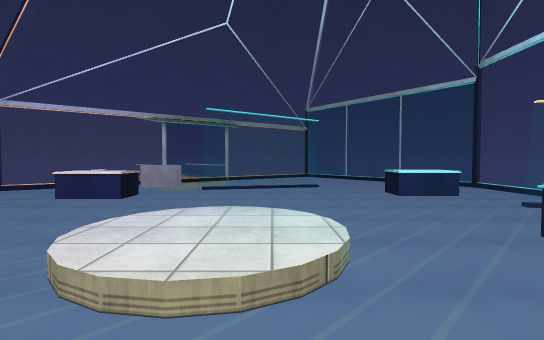
view 1 (above)

13 first-person views from a walk through a scene from a Unity 3-D project. The camera is 1.5 m above the floor, tilts 2° down and sees 85° across. The floor is counted in squares, 2 m on a side. Each view is taken from the middle of a square. On the plan, view 1 faces up. The plan holds only what a view shows up to about 10 squares ahead; the rest is blank. The player character is not drawn. Surface patterns are stand-ins for the level's own textures.

view 2
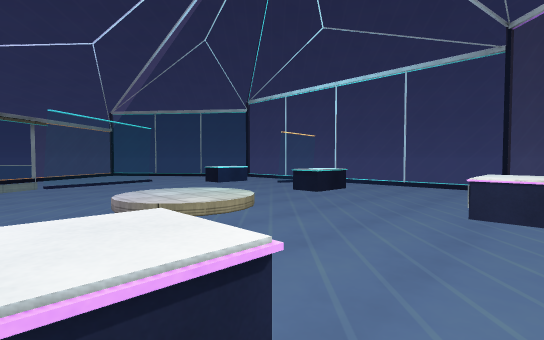

view 3
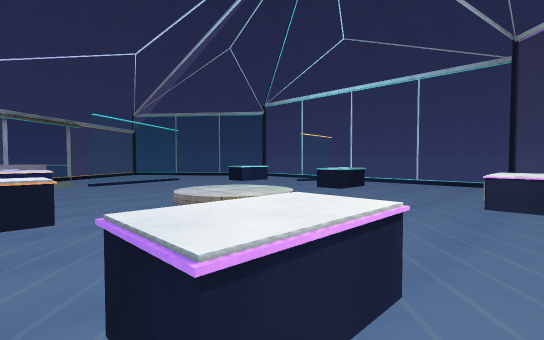

view 4
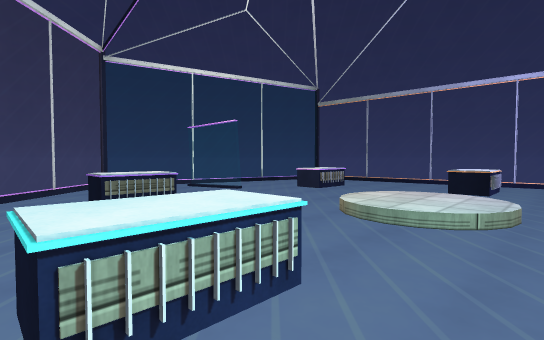

view 5
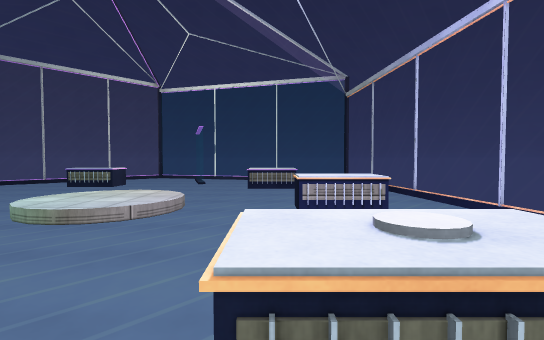

view 6
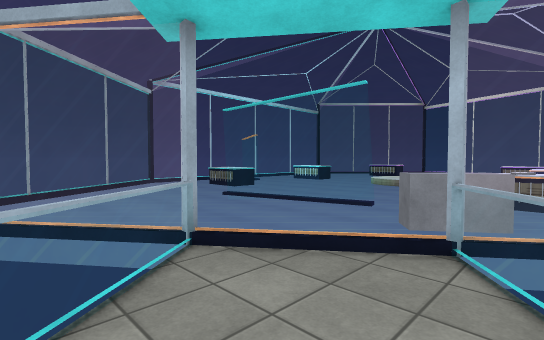

view 7
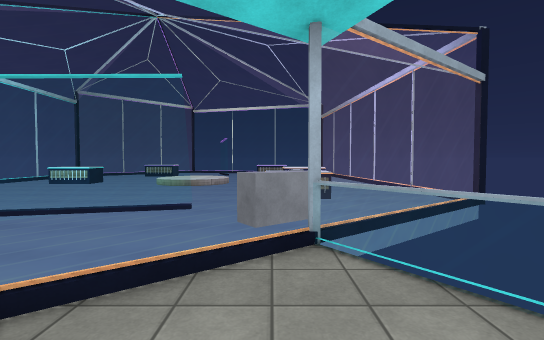

view 8
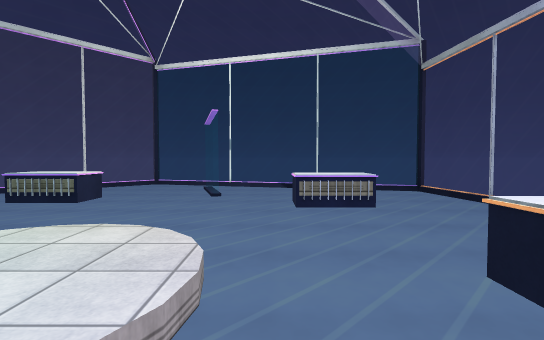

view 9
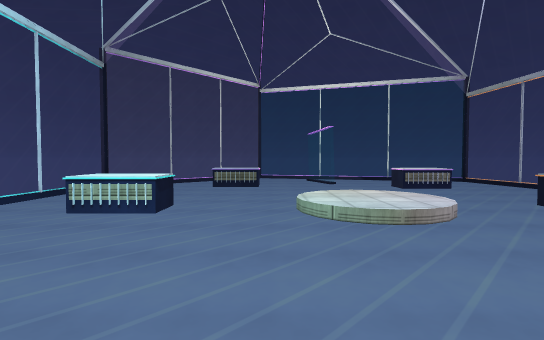

view 10
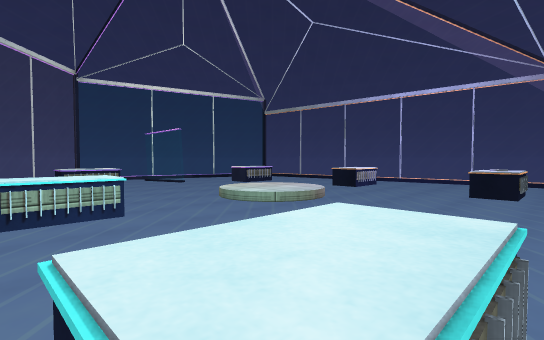

view 11
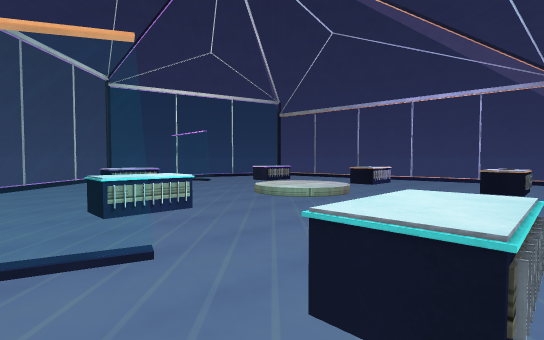

view 12
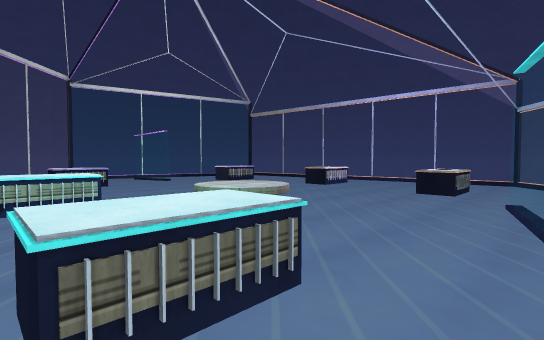

view 13
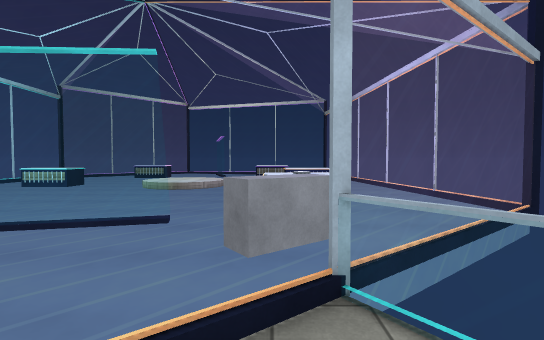

### Floor plan
Key: @ floor where view 1 was taken; # wall or solid block; . main floor; : floor 0.25 m higher than the main floor; = window, fence, low wall or low ledge; ^ raised ledge; O other object.
Columns run from 7 left of view 1 to 6 right of it. Each row starts with its distance up from view 1.
 12    ..##=  #
 11   #..#=   =
 10   ##..
  9    =.
  8 ##= O ===  .
  7 #.  .   . ^..
  6 #  OO     ^.
  5 #.         O
  4 #=   ...   .O#
  3  = ^..::. ^.
  2  = ^..::. ^.
  1  =    ..     #
  0  =     @     #
 -1  =      .^   #
 -2  = .. O .^
 -3  #=   O
 -4     ==.
 -5      ##===

Positions as (right, up) in squares from view 1, and headings:
1: (0, 0), facing up
2: (-3, -2), facing up-right
3: (-4, -2), facing up-right
4: (4, 4), facing down-left
5: (-3, 7), facing down
6: (-4, 12), facing down-right
7: (-3, 12), facing down
8: (-2, 4), facing down
9: (1, 7), facing down
10: (4, 7), facing down-left
11: (5, 7), facing down-left
12: (4, 8), facing down-left
13: (-3, 11), facing down
